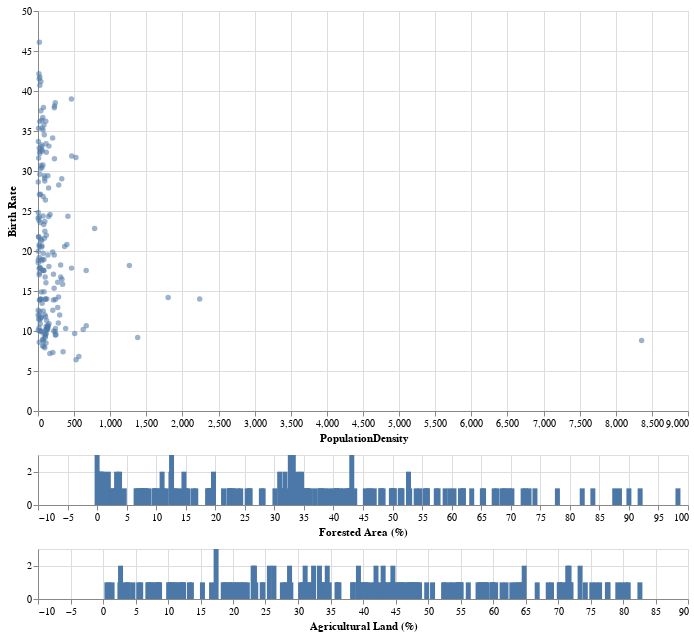

Notebook code for this chart:
### Code cell
brush = alt.selection_interval(
    encodings=['x'] # limit selection to x-axis (year) values
)

brush2 = alt.selection_interval(
    encodings=['x'] # limit selection to x-axis (year) values
)

# dynamic query histogram
birth_rate = alt.Chart(data).mark_bar().add_params(
    brush
).encode(
    alt.X('ForestedArea:Q', title='Forested Area (%)'),
    alt.Y('count():Q', title=None)
).properties(
    width=650,
    height=50
)

agricultural_land = alt.Chart(data).mark_bar().add_params(
    brush2
).encode(
    alt.X('Agricultural Land( %):Q', title='Agricultural Land (%)'),
    alt.Y('count():Q', title=None)
).properties(
    width=650,
    height=50
)

# scatter plot, modify opacity based on selection
countries = alt.Chart(data).mark_circle().encode(
    x='PopulationDensity:Q',
    y='Birth Rate:Q',
    tooltip='Country:N',
    opacity=alt.condition(brush, alt.value(0.75), alt.value(0.20)),
    fillOpacity=alt.condition(brush2, alt.value(0.75), alt.value(0.20))
).properties(
    width=650,
    height=400
)

alt.vconcat(countries, birth_rate, agricultural_land).properties(spacing=10)

### Figure 1 — Vega-Lite specification as saved in the notebook (floating-point values rounded to 4 significant figures; data arrays with more than 128 entries replaced by an {"elided": "..."} marker saying what was removed)
{"config": {"view": {"continuousWidth": 300, "continuousHeight": 300}}, "vconcat": [{"mark": {"type": "circle"}, "encoding": {"fillOpacity": {"condition": {"param": "param_12", "value": 0.75}, "value": 0.2}, "opacity": {"condition": {"param": "param_11", "value": 0.75}, "value": 0.2}, "tooltip": {"field": "Country", "type": "nominal"}, "x": {"field": "PopulationDensity", "type": "quantitative"}, "y": {"field": "Birth Rate", "type": "quantitative"}}, "height": 400, "width": 650}, {"mark": {"type": "bar"}, "encoding": {"x": {"field": "ForestedArea", "title": "Forested Area (%)", "type": "quantitative"}, "y": {"aggregate": "count", "title": null, "type": "quantitative"}}, "height": 50, "name": "view_11", "width": 650}, {"mark": {"type": "bar"}, "encoding": {"x": {"field": "Agricultural Land( %)", "title": "Agricultural Land (%)", "type": "quantitative"}, "y": {"aggregate": "count", "title": null, "type": "quantitative"}}, "height": 50, "name": "view_12", "width": 650}], "data": {"name": "data-98dca7d434257f6feee39772e21aaf42"}, "params": [{"name": "param_11", "select": {"type": "interval", "encodings": ["x"]}, "views": ["view_11"]}, {"name": "param_12", "select": {"type": "interval", "encodings": ["x"]}, "views": ["view_12"]}], "spacing": 10, "$schema": "https://vega.github.io/schema/vega-lite/v5.17.0.json", "datasets": {"data-98dca7d434257f6feee39772e21aaf42": {"elided": "188 records"}}}
